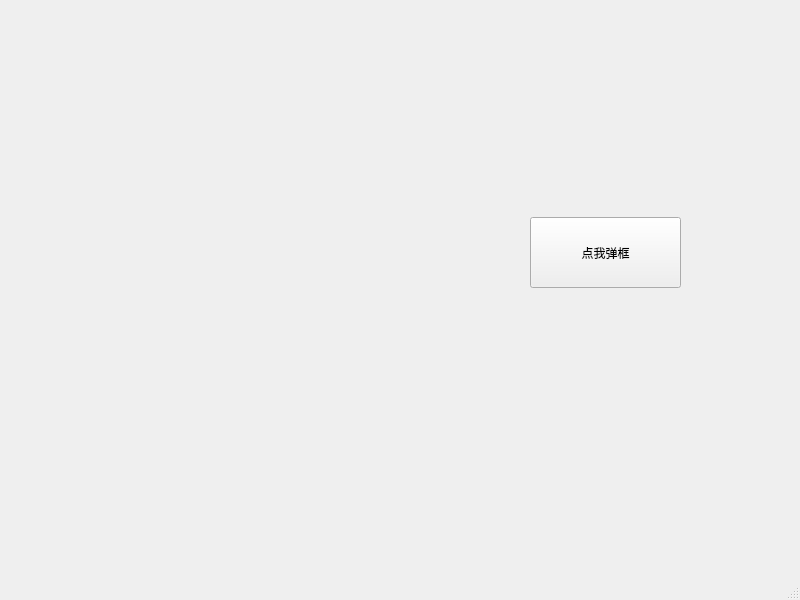
<?xml version="1.0" encoding="UTF-8"?>
<ui version="4.0">
 <class>MainWindow</class>
 <widget class="QMainWindow" name="MainWindow">
  <property name="geometry">
   <rect>
    <x>0</x>
    <y>0</y>
    <width>800</width>
    <height>600</height>
   </rect>
  </property>
  <property name="windowTitle">
   <string>Qtdesigner_try</string>
  </property>
  <widget class="QWidget" name="centralwidget">
   <widget class="QPushButton" name="pushButton">
    <property name="geometry">
     <rect>
      <x>530</x>
      <y>217</y>
      <width>151</width>
      <height>71</height>
     </rect>
    </property>
    <property name="text">
     <string>点我弹框</string>
    </property>
    <property name="autoRepeat">
     <bool>false</bool>
    </property>
    <property name="autoRepeatDelay">
     <number>300</number>
    </property>
   </widget>
  </widget>
  <widget class="QMenuBar" name="menubar">
   <property name="geometry">
    <rect>
     <x>0</x>
     <y>0</y>
     <width>800</width>
     <height>26</height>
    </rect>
   </property>
  </widget>
  <widget class="QStatusBar" name="statusbar"/>
 </widget>
 <resources/>
 <connections>
  <connection>
   <sender>pushButton</sender>
   <signal>clicked()</signal>
   <receiver>MainWindow</receiver>
   <slot>button_clicked()</slot>
   <hints>
    <hint type="sourcelabel">
     <x>555</x>
     <y>277</y>
    </hint>
    <hint type="destinationlabel">
     <x>577</x>
     <y>408</y>
    </hint>
   </hints>
  </connection>
 </connections>
 <slots>
  <slot>button_clicked()</slot>
 </slots>
</ui>
